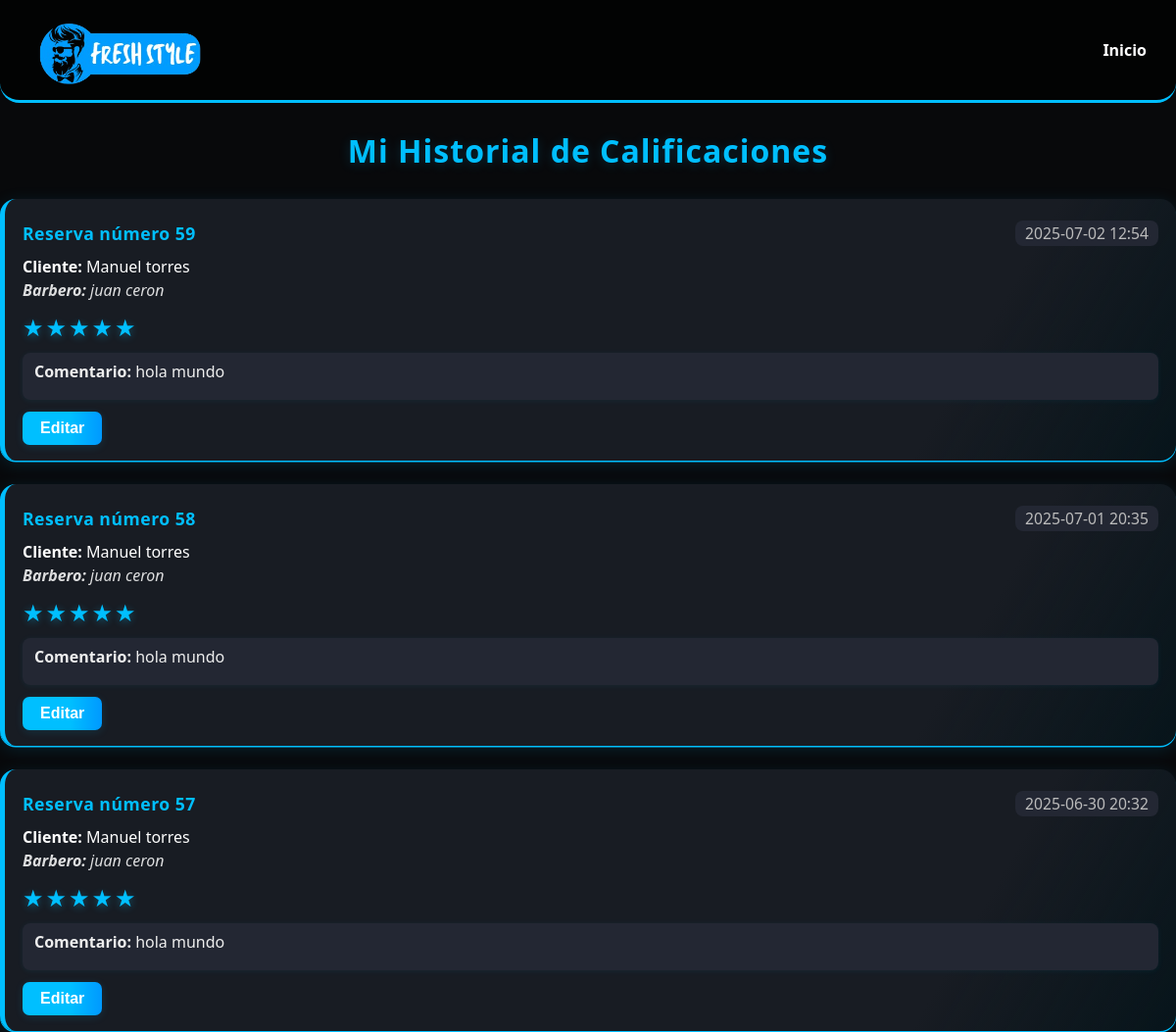
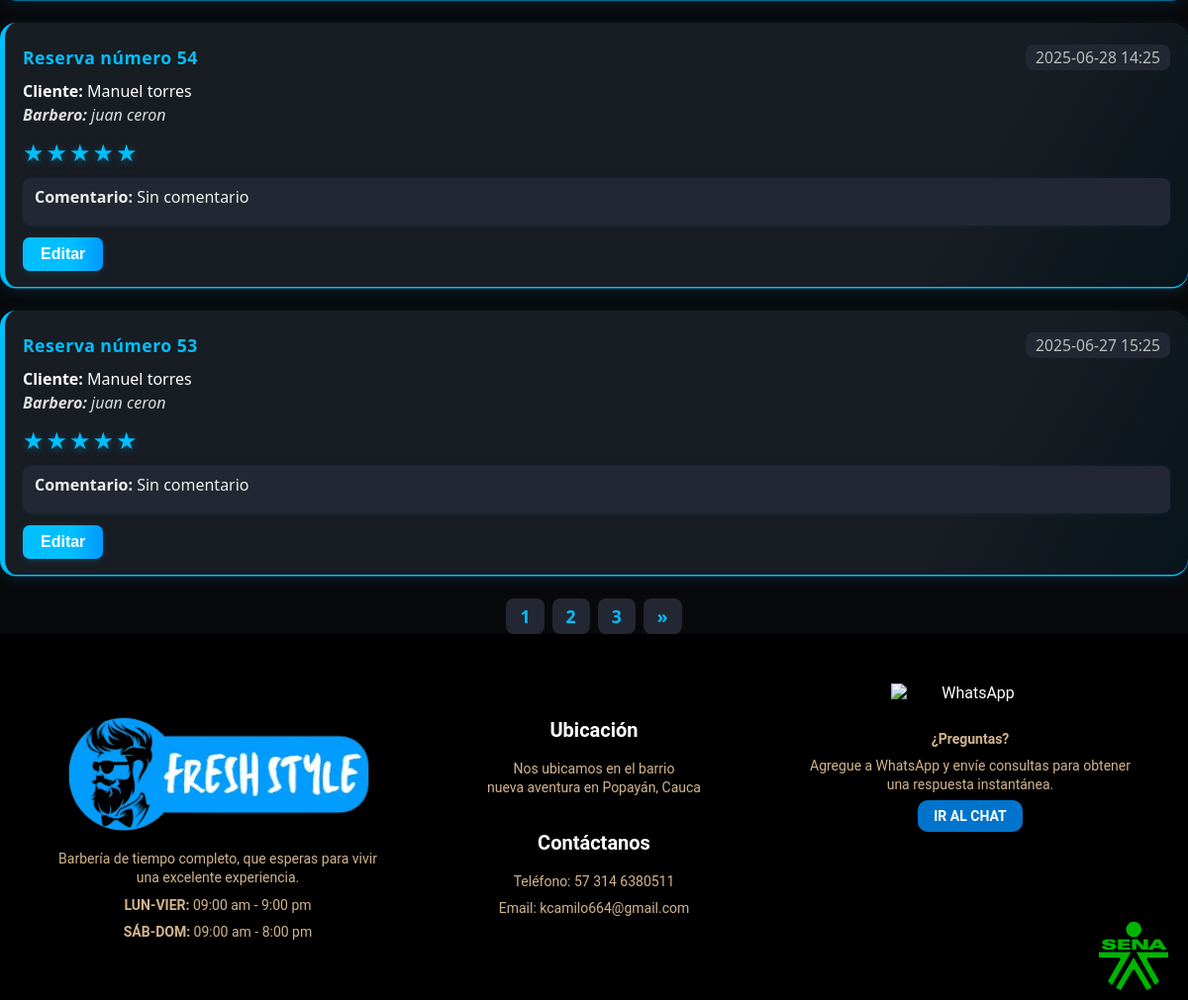
/cliente/historial_calificaciones/ (signed in), run on the app's committed database (2 pictures, top to bottom).
### APP_PRINCIPAL/models/Calificacion.py (models this page shows, shortened)
class Calificacion(models.Model):
    evento = models.OneToOneField(Evento, on_delete=models.CASCADE, related_name='calificacion', null=True, blank=True)
    cliente = models.ForeignKey(Cliente, on_delete=models.CASCADE, related_name='calificaciones', null=True, blank=True)
    puntuacion = models.IntegerField(validators=[MinValueValidator(1), MaxValueValidator(5)], null=True, blank=True)
    comentario = models.TextField(blank=True, null=True)
    creado_fecha_hora = models.DateTimeField(auto_now_add=True)
    no_molestar = models.BooleanField(default=False)  # Para el botón "No molestar"

### APP_PRINCIPAL/models/calendario/Evento.py (models this page shows, shortened)
class Evento(models.Model):
    titulo = models.CharField(max_length=200)
    descripcion = models.TextField(blank=True, null=True)
    inicio = models.DateTimeField()
    fin = models.DateTimeField()
    persona = models.ForeignKey(Persona, on_delete=models.CASCADE, null=True, blank=True, related_name='eventos_como_cliente')
    barbero = models.ForeignKey(Barbero, on_delete=models.SET_NULL, null=True, blank=True, related_name='eventos_como_barbero')

### APP_PRINCIPAL/models/usuarios/Cliente.py (models this page shows, shortened)
class Cliente(Persona):
    direccion = models.CharField(max_length=255, null=True, blank=True)
    foto_perfil = models.ImageField(upload_to='clientes/perfiles/', null=True, blank=True)

### APP_PRINCIPAL/models/usuarios/usuario.py (models this page shows, shortened)
class Usuario(AbstractUser):
    tipos = [
        ('admin', 'Administrador'),
        ('cliente', 'Cliente'),
        ('barbero', 'Barbero'),
    ]
    tipo = models.CharField(max_length=10, choices=tipos)

### APP_PRINCIPAL/models/usuarios/Persona.py (models this page shows, shortened)
class Persona(Usuario):
    nombre = models.CharField(max_length=100)
    apellido = models.CharField(max_length=100)
    telefono = models.CharField(max_length=15)
    fecha_nacimiento = models.DateField(null=True, blank=True)
    imagen = models.ImageField(upload_to='imagenes_personas/', null=True, blank=True)

### APP_PRINCIPAL/models/usuarios/Barbero.py (models this page shows, shortened)
class Barbero(Persona):
    especialidad = models.TextField(null=True, blank=True)
    fecha_de_laburo = models.DateField(null=True, blank=True)
    hora_de_entrada = models.TimeField(null=True, blank=True)
    hora_de_salida = models.TimeField(null=True, blank=True)
    salario = models.DecimalField(max_digits=10, decimal_places=2, null=True, blank=True, default=0)
    fecha_de_creacion = models.DateTimeField(auto_now_add=True, null=True, blank=True)
    redes_sociales = models.TextField(null=True, blank=True)
    foto_perfil = models.ImageField(upload_to='clientes/perfiles/', null=True, blank=True)

### CLIENTE/views/historial_cali.py (the view)
# urls.py: path('historial_calificaciones/', historial_calificaciones_cliente, name='historial_calificaciones'),
def historial_calificaciones_cliente(request):
    cliente = Cliente.objects.get(username=request.user.username)
    calificaciones_list = Calificacion.objects.filter(cliente=cliente).select_related('evento', 'evento__barbero').order_by('-evento__inicio')
    paginator = Paginator(calificaciones_list, 5)  # 5 por página
    page_number = request.GET.get('page')
    calificaciones = paginator.get_page(page_number)
    return render(request, 'historial_cali.html', {'calificaciones': calificaciones})

### CLIENTE/templates/historial_cali.html (shortened to what this page needs)
{% load static %}
<!DOCTYPE html>
<html lang="en">
<head>
    <link rel="stylesheet" href="{% static 'css/style_1.css' %}">
    <link rel="stylesheet" href="{% static 'css/historial_cali.css' %}">
    <link rel="stylesheet" href="{% static 'css/calificacion.css' %}">
</head>
<body>
  <header class="navbar">
    <img src="{% static 'img/PRIMERA_PARTE/home_1.png' %}" alt="Logo Fresh Style" class="logo">
    <nav class="nav-links">
      <a href="{% url 'home_cliente' %}">Inicio</a>
    </nav>
  </header
  <div class="contenedor-cards-cali">
    <h2 class="titulo-cali">Mi Historial de Calificaciones</h2>
    {% if calificaciones %}
      {% for cal in calificaciones %}
        <div class="card-cali">
          <div class="card-cali-header" style="display: flex; justify-content: space-between; align-items: center;">
            <span class="card-cali-titulo">{{ cal.evento.titulo }}</span>
            <span class="card-cali-fecha">{{ cal.evento.inicio|date:"Y-m-d H:i" }}</span>
          </div>
          <div class="card-cali-cliente" style="margin-top: 8px;">
            <strong>Cliente:</strong> {{ cal.cliente.persona.nombre }} {{ cal.cliente.persona.apellido }}
          </div>
          <div class="card-cali-barbero" style="margin-top: 2px;">
            <strong>Barbero:</strong> {{ cal.evento.barbero.persona.nombre }} {{ cal.evento.barbero.persona.apellido }}
          </div>
          <div class="card-cali-estrellas" style="margin-top: 10px;">
            {% for i in "12345"|make_list %}
              {% if forloop.counter <= cal.puntuacion %}
                <span class="estrella-cali">&#9733;</span>
              {% else %}
                <span class="estrella-cali estrella-cali-off">&#9733;</span>
              {% endif %}
            {% endfor %}
          </div>
          <div class="card-cali-comentario" style="margin-top: 10px;">
            <strong>Comentario:</strong> {{ cal.comentario|default:"Sin comentario" }}
          </div>
          <button class="btn-editar-cali"onclick="abrirModalEditar({{ cal.id }}, {{ cal.puntuacion }}, '{{ cal.comentario|escapejs }}')">Editar</button>
        </div>
      {% endfor %}
    {% else %}
      <p style="text-align:center;">No tienes calificaciones registradas.</p>
    {% endif %}
  <div class="paginacion-cali">
  {% for num in calificaciones.paginator.page_range %}
    {% if calificaciones.number == num %}
      <span class="pagina-activa">{{ num }}</span>
    {% else %}
      <a href="?page={{ num }}">{{ num }}</a>
    {% endif %}
  {% endfor %}
  {% if calificaciones.has_next %}
    <a href="?page={{ calificaciones.next_page_number }}">&raquo;</a>
  {% endif %}
</div>
  <footer class="footer">
    <div class="footer-section">
      <img src="{% static 'img/PRIMERA_PARTE/home_1.png' %}" alt="Fresh Style Logo" class="logo_1" />
      <p class="descripcion">Barbería de tiempo completo, que esperas para vivir una excelente experiencia.</p>
      <p><strong>LUN-VIER:</strong> 09:00 am - 9:00 pm</p>
      <p><strong>SÁB-DOM:</strong> 09:00 am - 8:00 pm</p>
    </div>
    <div class="footer-section">
      <h2>Ubicación</h2>
      <p>Nos ubicamos en el barrio<br>nueva aventura en Popayán, Cauca</p>
      <h2>Contáctanos</h2>
      <p>Teléfono: 57 314 6380511</p>
      <p>Email: kcamilo664@gmail.com</p>
    </div>
    <div class="footer-section">
      <div class="whatsapp-contenido">
        <img src="{% static 'img/FOOTER/whasa.png' %}" class="whatsapp-logo" alt="WhatsApp">
        <h3 class="texto-whatsapp">¿Preguntas?</h3>
        <p class="texto-whatsapp">Agregue a WhatsApp y envíe consultas para obtener una respuesta instantánea.</p>
        <a href="#" class="btn-whatsapp">IR AL CHAT</a>
      </div>
      <img src="{% static 'img/FOOTER/sena.png' %}" class="sena-logo" alt="SENA">
    </div>
  </footer>
</body>
</html>

### APP_PRINCIPAL/static/css/style_1.css (style rules this page uses)
body { margin: 0; font-family: 'Arial', sans-serif; background: url("../img/PRIMERA_PARTE/fondo_pa.png") no-repeat center center fixed; background-size: cover; color: white; position: relative; }
body::before { content: ""; position: fixed; top: 0; left: 0; width: 100%; height: 100%; background-color: rgba(0, 0, 0, 0.6); z-index: -1; }
header.navbar { display: flex; align-items: center; justify-content: space-between; background-color: #000000aa; padding: 16px 30px; border-bottom: 3px solid #00bfff; flex-wrap: wrap; border-radius: 0 0 20px 20px; position: relative; z-index: 10; }
.logo { height: 70px; object-fit: contain; border-radius: 5%; }
.nav-links { display: flex; gap: 20px; flex-wrap: wrap; justify-content: center; align-items: center; }
.nav-links a { color: white; text-decoration: none; font-weight: bold; }
.footer { background-color: #000; color: white; display: flex; flex-wrap: wrap; justify-content: space-between; align-items: flex-start; padding: 40px 30px 30px; font-family: 'Roboto', Arial, sans-serif; min-height: 300px; position: relative; z-index: 1; }
.footer-section { flex: 1; min-width: 250px; margin: 20px; text-align: center; display: flex; flex-direction: column; gap: 8px; }
.footer-section h2 { margin: 25px 0 10px; font-size: 20px; color: white; }
.footer-section p { font-size: 14px; line-height: 1.4; color: #d2b48c; margin: 0; }
.logo_1 { height: 150px; object-fit: contain; border-radius: 5%; }
.descripcion { font-size: 14px; margin-bottom: 10px; color: #ccc; }
.whatsapp-contenido { display: flex; flex-direction: column; align-items: center; margin-top: -5px; gap: 5px; }
.whatsapp-logo { width: 160px; margin: -5px 0 10px; }
.texto-whatsapp { font-size: 14px; color: #d2b48c; margin-bottom: 5px; }
.btn-whatsapp { background-color: #0074cc; color: white; padding: 8px 16px; border-radius: 10px; text-decoration: none; font-weight: bold; transition: background-color 0.3s ease; margin-bottom: 15px; font-size: 14px; }
.sena-logo { position: absolute; bottom: 10px; right: 20px; width: 70px; }

### CLIENTE/static/css/historial_cali.css (style rules this page uses)
body { background: #14171c; font-family: 'Segoe UI', Arial, sans-serif; margin: 0; padding: 0; }
.titulo-cali { text-align: center; color: #00bfff; margin-bottom: 28px; font-size: 2rem; font-weight: 700; letter-spacing: 1px; text-shadow: 0 2px 12px #00bfff33; }
.card-cali { background: linear-gradient(120deg, #181c23 80%, #00bfff11 100%); border-radius: 16px; box-shadow: 0 4px 18px #00bfff22, 0 1.5px 0 #00bfff; margin-bottom: 24px; padding: 22px 18px 16px 18px; color: #fff; border-left: 5px solid #00bfff; transition: box-shadow 0.2s, transform 0.18s; position: relative; overflow: hidden; }
.card-cali-header { display: flex; flex-wrap: wrap; justify-content: space-between; align-items: center; margin-bottom: 10px; gap: 8px; }
.card-cali-titulo { font-weight: 700; font-size: 1.1rem; color: #00bfff; letter-spacing: 0.5px; }
.card-cali-barbero { font-size: 1rem; color: #fff; opacity: 0.85; font-style: italic; }
.card-cali-fecha { font-size: 0.98rem; color: #bbb; background: #232733; padding: 2px 10px; border-radius: 8px; margin-left: auto; }
.card-cali-estrellas { margin: 8px 0 10px 0; display: flex; gap: 2px; }
.estrella-cali { font-size: 1.5rem; color: #00bfff; text-shadow: 0 2px 8px #00bfff55; transition: color 0.18s, transform 0.18s; margin-right: 0; letter-spacing: 0; }
.card-cali-comentario { margin: 8px 0 0 0; font-size: 1rem; color: #eee; background: #232733; border-radius: 8px; padding: 8px 12px; min-height: 32px; box-shadow: 0 1px 6px #00bfff11; }
.btn-editar-cali { margin-top: 12px; background: linear-gradient(90deg, #00bfff 60%, #0099ff 100%); color: #fff; border: none; border-radius: 7px; font-size: 1rem; font-weight: 600; padding: 8px 18px; cursor: pointer; transition: background 0.18s, color 0.18s, box-shadow 0.18s; box-shadow: 0 2px 8px #00bfff22; }
.paginacion-cali { display: flex; justify-content: center; gap: 8px; margin: 18px 0 0 0; }
.paginacion-cali a, .paginacion-cali span { background: #232733; color: #00bfff; padding: 6px 14px; border-radius: 8px; font-weight: 600; text-decoration: none; transition: background 0.18s, color 0.18s; font-size: 1.1rem; }
.pagina-activa { background: #00bfff; color: #fff; pointer-events: none; }

### data on the page
Calificacion: evento.titulo "Reserva número 59", evento.inicio "2025-07-02 12:54", cliente.persona.nombre "Manuel", cliente.persona.apellido "torres", evento.barbero.persona.nombre "juan", evento.barbero.persona.apellido "ceron", puntuacion 5 (drawn), comentario "hola mundo"
Calificacion: evento.titulo "Reserva número 58", evento.inicio "2025-07-01 20:35", cliente.persona.nombre "Manuel", cliente.persona.apellido "torres", evento.barbero.persona.nombre "juan", evento.barbero.persona.apellido "ceron", puntuacion 5 (drawn), comentario "hola mundo"
Calificacion: evento.titulo "Reserva número 57", evento.inicio "2025-06-30 20:32", cliente.persona.nombre "Manuel", cliente.persona.apellido "torres", evento.barbero.persona.nombre "juan", evento.barbero.persona.apellido "ceron", puntuacion 5 (drawn), comentario "hola mundo"
Calificacion: evento.titulo "Reserva número 54", evento.inicio "2025-06-28 14:25", cliente.persona.nombre "Manuel", cliente.persona.apellido "torres", evento.barbero.persona.nombre "juan", evento.barbero.persona.apellido "ceron", puntuacion 5 (drawn), comentario "Sin comentario"
Calificacion: evento.titulo "Reserva número 53", evento.inicio "2025-06-27 15:25", cliente.persona.nombre "Manuel", cliente.persona.apellido "torres", evento.barbero.persona.nombre "juan", evento.barbero.persona.apellido "ceron", puntuacion 5 (drawn), comentario "Sin comentario"

### other printed values
{{ num }} "1"
{{ num }} "2" "3"
